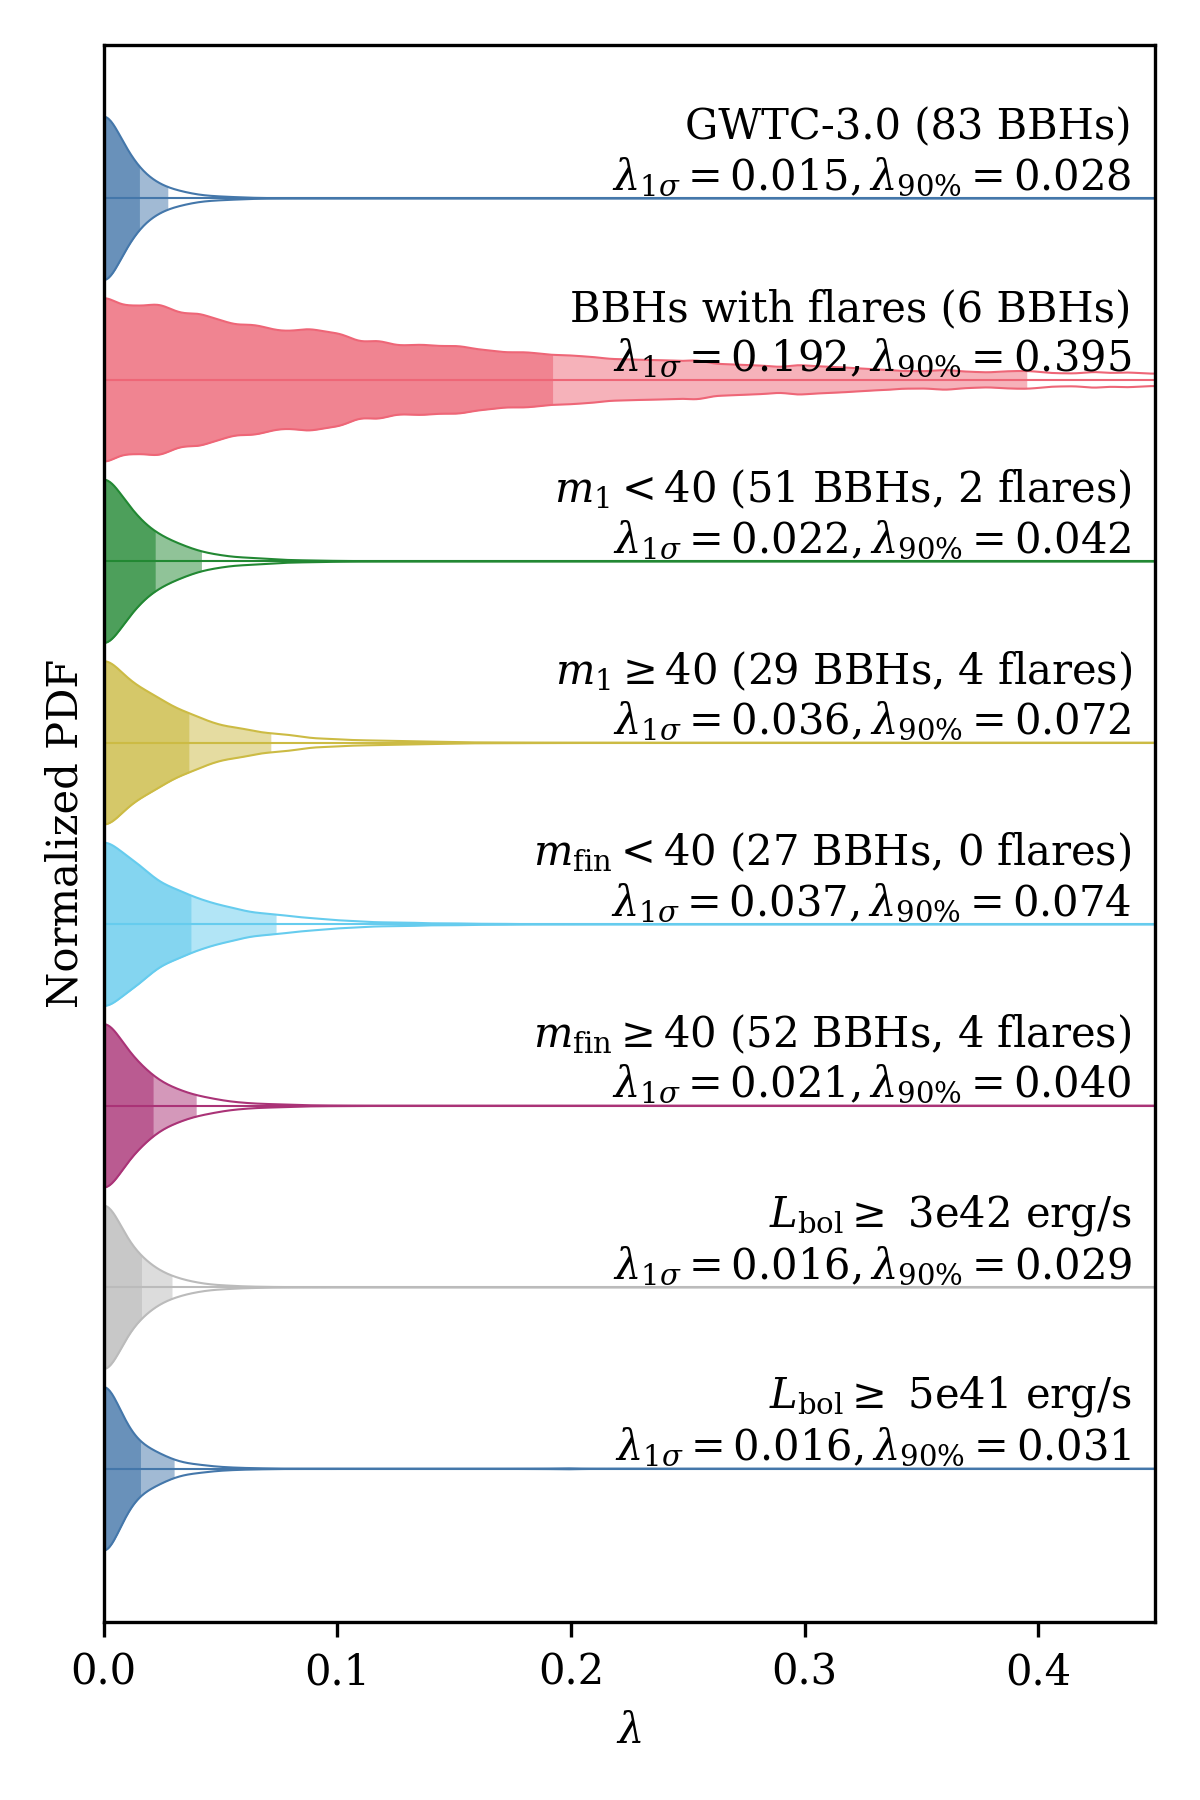

This chart was generated by the following Python code:
import os
import os.path as pa
import sys

import astropy.units as u
import matplotlib.pyplot as plt
import numpy as np
import pandas as pd
import yaml
from matplotlib.patches import Patch
from scipy.stats import gaussian_kde

# Local imports
sys.path.append(pa.dirname(pa.dirname(pa.dirname(__file__))))
import utils.graham23_tables as g23
from utils import inference
from utils.paths import PROJDIR
from utils.stats import calc_zero_cl, cl_around_mode

# Style file
plt.style.use(f"{PROJDIR}/plots/matplotlibrc.mplstyle")
#
DF_FITPARAMS = pd.read_csv(f"{PROJDIR}/fit_lightcurves/fitparams.csv")

################################################################################


def plot_lambda_posterior(path, offset=0, plot_kwargs={}, ax=None):
    # Load samples
    samples = np.loadtxt(pa.join(path, "O4_samples_graham23.dat"))
    samples_kde = np.concatenate([samples, -samples, 2 - samples])
    # Gaussian kde
    kernel = gaussian_kde(samples_kde, bw_method=0.005)
    x = np.linspace(0, 0.45, 1001)
    pdf = 3 * kernel(
        x
    )  # "3 *" because the KDE is normalized over [-samples_max, samples_max]
    # Quantiles
    quants = cl_around_mode(x, pdf)
    peak = quants[0]
    lo = peak - quants[1]
    hi = quants[2] - peak
    if peak == 0:
        quantstr = f"$\lambda < {hi:.3f}$"
    else:
        quantstr = f"$\lambda = {peak:.3f}_{{- {lo:.3f}}}^{{+ {hi:.3f}}}$"
    # Scale to figure
    y_lo = offset - 0.45 * pdf / np.nanmax(pdf)
    y_hi = offset + 0.45 * pdf / np.nanmax(pdf)
    # Plot
    # plot_kwargs["label"] += f": {quantstr}"
    lines = ax.plot(x, [offset] * len(x), rasterized=True, lw=0.5, **plot_kwargs)
    color = lines[0].get_color()
    ax.plot(x, y_lo, rasterized=True, color=color, lw=0.5, **plot_kwargs)
    ax.plot(x, y_hi, rasterized=True, color=color, lw=0.5, **plot_kwargs)
    ax.fill_between(
        x,
        y_lo,
        y_hi,
        where=(x >= quants[1]) & (x <= quants[2]),
        color=color,
        alpha=0.6,
        lw=0,
        rasterized=True,
    )
    ax.fill_between(
        x,
        y_lo,
        y_hi,
        where=(x >= 0) & (x <= np.quantile(samples, 0.9)),
        color=color,
        alpha=0.5,
        lw=0,
        rasterized=True,
    )
    # # Plot line for median
    # ax.vlines(
    #     peak,
    #     y_lo,
    #     pdf[np.digitize(peak, x) - 1] / np.nanmax(pdf) + y_lo,
    #     color=lines[0].get_color(),
    #     rasterized=True,
    # )
    ax.text(
        0.44,
        offset,
        f"{plot_kwargs['label']}\n$\lambda_{{1 \sigma}} = {hi:.3f}, \lambda_{{90\%}} = {np.quantile(samples, 0.9):.3f}$",
        ha="right",
        va="bottom",
        fontsize=10,
        # bbox=dict(
        #     facecolor="none",
        #     edgecolor=color,
        #     lw=1,
        #     pad=2,
        # ),
        rasterized=True,
    )
    # Print quantiles
    for q in [0.1, 0.16, 0.5, 0.84, 0.9]:
        v = np.quantile(samples, q)
        print(f"Quantiles {q}: {v:6.3f}")
    print(f"Bayes factor [peak={peak:.3f}]/0: {(kernel(peak) / kernel(0))[0]}")
    if peak != 0:
        calc_zero_cl(x, pdf)


def plot_lambda_posterior_hist(path, plot_kwargs={}, ax=None):
    # Load samples
    samples = np.loadtxt(pa.join(path, "O4_samples_graham23.dat"))
    # Plot
    ax.hist(
        samples,
        bins=50,
        density=True,
        histtype="step",
        **plot_kwargs,
    )


def plot_lambda_posteriors(paths):
    # Initialize figure
    fig, ax = plt.subplots(
        1,
        1,
        figsize=(4, 6),
    )
    # Plot
    for pi, (path, label) in enumerate(
        zip(
            paths,
            [
                "GWTC-3.0 (83 BBHs)",
                "BBHs with flares (6 BBHs)",
                r"$m_1 < 40$ (51 BBHs, 2 flares)",
                r"$m_1 \geq 40$ (29 BBHs, 4 flares)",
                r"$m_{\rm fin} < 40$ (27 BBHs, 0 flares)",
                r"$m_{\rm fin} \geq 40$ (52 BBHs, 4 flares)",
                r"$L_{\rm bol} \geq$ 3e42 erg/s",
                # "^same, only coincidences",
                r"$L_{\rm bol} \geq$ 5e41 erg/s",
                # "^same, only coincidences",
            ],
        )
    ):
        plot_lambda_posterior(
            # plot_lambda_posterior_hist(
            path,
            offset=-pi,
            ax=ax,
            plot_kwargs={"label": label},
        )
    # Format
    ax.set_xlim(0, 0.45)
    ax.set_xlabel(r"$\lambda$")
    ax.set_ylabel("Normalized PDF")
    ax.tick_params(left=False, labelleft=False)
    # ax.grid()
    # ax.legend(
    #     title="Flares/AGN/day",
    #     loc="upper right",
    #     edgecolor="k",
    # )
    # Save
    plt.tight_layout()
    plt.savefig(
        __file__.replace(".py", ".pdf"),
        # __file__.replace(".py", "_hist.pdf"),
        dpi=300,
    )
    plt.savefig(
        __file__.replace(".py", ".png"),
        # __file__.replace(".py", "_hist.png"),
        dpi=300,
    )
    plt.close()


################################################################################

# Get the directory path from the command line
if len(sys.argv) == 1:
    _default_array_jobs = [
        11,
        18,
        12,
        13,
        14,
        15,
        16,
        # 19,
        17,
        # 20,
    ]
    print(f"Usage: python {pa.basename(__file__)} <path_to_directory>")
    print(f"Defaulting to array jobs {_default_array_jobs}.")
    paths = [
        pa.join(PROJDIR, f"Posterior_inference_lambda_O3/array/{i}")
        for i in _default_array_jobs
    ]
else:
    paths = sys.argv[1:]

# Plot the association probabilities
plot_lambda_posteriors(paths)
